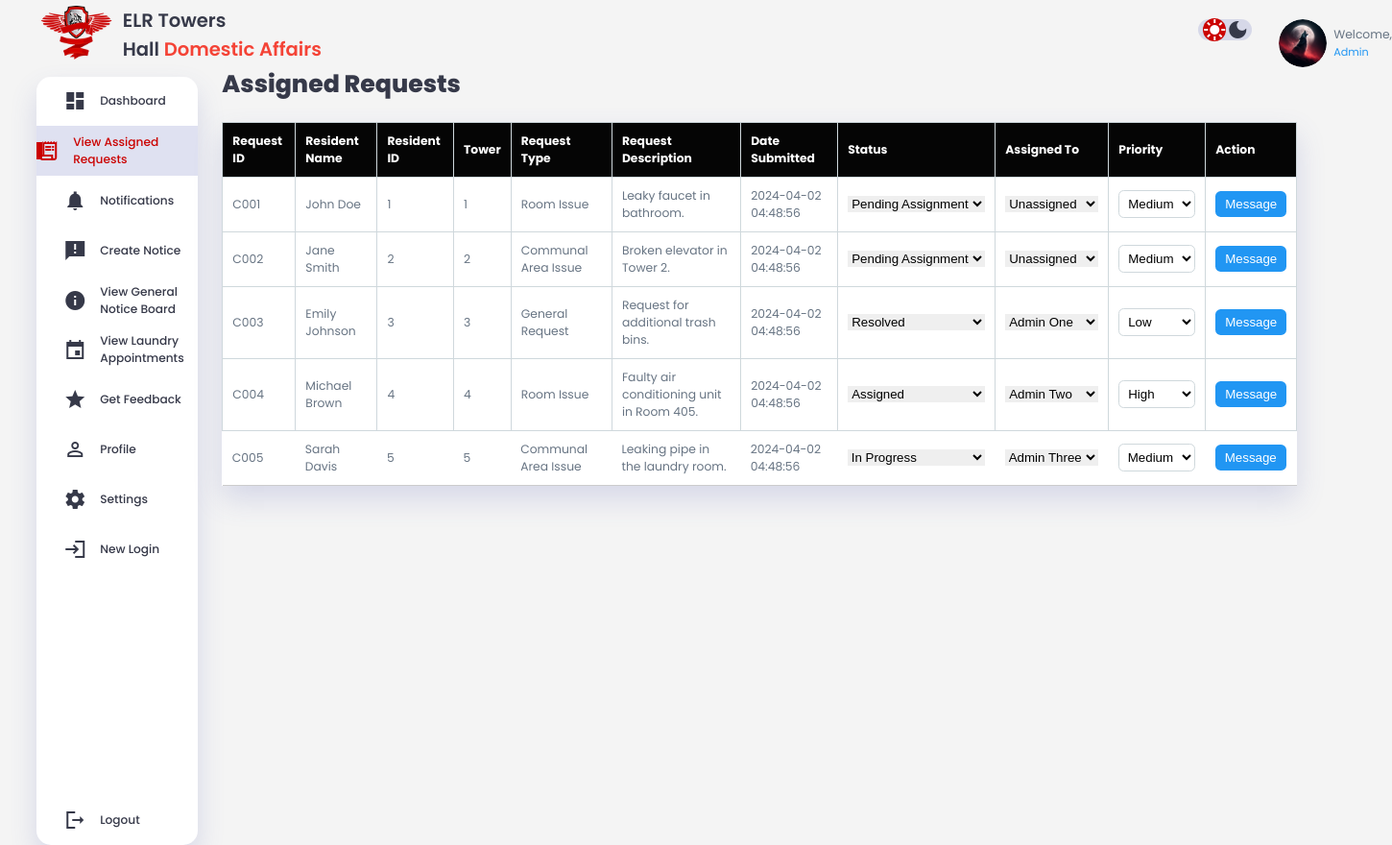
Screenshot of /requests.php with the database file from the repository.
### tables this page shows
CREATE TABLE complaints (
    id INT AUTO_INCREMENT,
    complaint_id VARCHAR(255) NOT NULL,
    complaint_type ENUM('Room Issue', 'Communal Area Issue', 'General Request') NOT NULL,
    complaint_body TEXT NOT NULL DEFAULT '',
    date_submitted DATETIME NOT NULL DEFAULT CURRENT_TIMESTAMP,
    status ENUM('Resolved', 'Pending Assignment', 'Assigned', 'In Progress') NOT NULL,
    priority ENUM('Low', 'Medium', 'High') NOT NULL DEFAULT 'Medium',
    assigned_to TEXT NOT NULL DEFAULT '',
    tower ENUM('1', '2', '3', '4', '5') NOT NULL,
    PRIMARY KEY (id)
);

### requests.php (the view, shortened to what this page needs)
<!DOCTYPE html>
<html lang="en">
<head>
    <link rel="stylesheet" href="adminstyles.css">
</head>
<body>
<div class="container">
    <?php include 'adm_sidebar.php';?>
    <main class="main-content">
        <h1>Assigned Requests</h1>
        <table class="requests-table">
            <thead>
            <tr>
                <th>Request ID</th>
                <th>Resident Name</th>
                <th>Resident ID</th>
                <th>Tower</th>
                <th>Request Type</th>
                <th>Request Description</th>
                <th>Date Submitted</th>
                <th>Status</th>
                <th>Assigned To</th>
                <th>Priority</th>
                <th>Action</th>
            </tr>
            </thead>
            <tbody>
            <?php
            include 'db_connect.php';
            try {
                $conn = new PDO("mysql:host=$host;dbname=$dbname;charset=utf8mb4", $username, $password);
                $conn->setAttribute(PDO::ATTR_ERRMODE, PDO::ERRMODE_EXCEPTION);
            } catch(PDOException $e) {
                echo "Connection failed: " . $e->getMessage();
            }
            $sql = "SELECT * FROM complaints";
            $complaints = $conn->query($sql);
            while ($row = $complaints->fetch(PDO::FETCH_ASSOC)) {
                echo "<tr>
                    <td>".$row["complaint_id"]."</td>
                    <td>". $row["first_name"].' '.$row["last_name"]."</td>
                    <td>".$row["resident_id"]."</td>
                    <td>".$row["tower"]."</td>
                    <td>".$row["complaint_type"]."</td>
                    <td>".$row["complaint_body"]."</td>
                    <td>".$row["date_submitted"]."</td>
                    <td>
                        <select class='status-select' name='status' onchange='saveChanges(this, \"".$row["id"]."\")'>
                            <option value='Pending Assignment' ".($row["status"] == 'Pending Assignment' ? 'selected' : '').">Pending Assignment</option>
                            <option value='Assigned' ".($row["status"] == 'Assigned' ? 'selected' : '').">Assigned</option>
                            <option value='In Progress' ".($row["status"] == 'In Progress' ? 'selected' : '').">In Progress</option>
                            <option value='Resolved' ".($row["status"] == 'Resolved' ? 'selected' : '').">Resolved</option>
                        </select>
                    </td>
                    <td>
                        <select class='assigned-select' name='assigned_to' onchange='saveAssigned(".$row["id"].", this.value)'>
                            <option value='Unassigned' ".($row["assigned_to"] == '' ? 'selected' : '').">Unassigned</option>";
                            $admins = $conn->query("SELECT first_name, last_name FROM admins");
                            foreach($admins as $admin) {
                                $admin_name=$admin[0]." ".$admin[1];
                                echo "<option value='".$admin[0]," ",$admin[1]."' ".($row["assigned_to"] == ($admin_name) ? 'selected' : '').">".$admin[0]," ",$admin[1]."</option>";
                            }
                    echo "</select>
                    </td>
                            <td>
                                <select class='priority-select' name='priority' onchange='savePriorityChange(".$row["id"].", this.value)'>
                                    <option value='Low' ".($row["priority"] == 'Low' ? 'selected' : '').">Low</option>
                                    <option value='Medium' ".($row["priority"] == 'Medium' ? 'selected' : '').">Medium</option>
                                    <option value='High' ".($row["priority"] == 'High' ? 'selected' : '').">High</option>
                                </select>
                            </td>
                            <td>
                                <button class='message-btn' onclick='openMessageModal(\"".$row["complaint_id"]."\")'>Message</button>
                            </td>
                        </tr>";
            }
            ?>
            </tbody>
        </table>
    </main>
<?php include 'adm_right_section.php';?>
</div>
</div>
</body>
</html>

### adminstyles.css (style rules this page uses)
:root { --primary-color: rgb(203, 2, 0); --secondary-color: #050505; --tertiary-color: grey; --dark-color: #363949; --light-color:rgba(80, 91, 176, 0.18); --dark-color-variant: #677483; --background-color: #f4f4f4; --white-color: #ffff; --danger-color: #f44336; --success-color: #417c43; --warning-color: #ff9800; --info-color: #2196f3; --border-color: #cfd8dc; --card-border-radius: 2rem; --border-radius-1: 0.4rem; --border-radius-2: 1.6rem; --card-padding: 1.5rem; --padding-1: 1.2rem; --box-shadow: 0 1rem 2rem var(--light-color); }
* { margin: 0; padding: 0; outline:0; appearance: 0; border: 0; box-sizing: border-box; text-decoration:none; }
html { font-size: 14px; scroll-behavior: smooth; }
body { width:120vw; height:100vh; font-family: 'Poppins', sans-serif; font-size: 0.88rem; user-select: none; overflow-x: hidden; color: var(--dark-color); background-color: var(--background-color); }
h1 { font-size: 1.8rem; font-weight: 800; }
.container { display:grid; width:96%; margin: 0 auto; gap:1.8rem; grid-template-columns: 12rem 80rem auto }
main { top: 3.5rem; position: relative; margin-top: 1.4rem; }
main table tbody td { height: 2.8rem; border-bottom: 1px solid var(--light-color); color: var(--dark-color-variant); }
main table tbody tr:last-child td { border: none; }
.requests-table { width: 100%; border-collapse: collapse; margin-top: 20px; background-color: var(--white-color); color: var(--dark-color); box-shadow: var(--box-shadow); }
.requests-table th, .requests-table td { padding: 10px; border: 1px solid var(--border-color); text-align: left; }
.requests-table th { background-color: var(--secondary-color); color: var(--white-color); }
.priority-select { padding: 5px; border-radius: var(--border-radius-1); border: 1px solid var(--border-color); background-color: var(--white-color); }
.message-btn { background-color: var(--info-color); color: var(--white-color); padding: 6px 10px; border: none; border-radius: var(--border-radius-1); cursor: pointer; }

### requests.php (style rules this page uses)
.requests-table tbody tr:last-child td { border-bottom: 1px solid #ccc; }

### rows the page displays
complaints: complaint "C001", first_name "John", last_name "Doe", resident "1", tower "1", complaint_type "Room Issue", complaint_body "Leaky faucet in bathroom.", date_submitted "2024-04-02 04:48:56", status "Pending Assignment", assigned_to "Unassigned", priority "Medium"
complaints: complaint "C002", first_name "Jane", last_name "Smith", resident "2", tower "2", complaint_type "Communal Area Issue", complaint_body "Broken elevator in Tower 2.", date_submitted "2024-04-02 04:48:56", status "Pending Assignment", assigned_to "Unassigned", priority "Medium"
complaints: complaint "C003", first_name "Emily", last_name "Johnson", resident "3", tower "3", complaint_type "General Request", complaint_body "Request for additional trash bins.", date_submitted "2024-04-02 04:48:56", status "Resolved", assigned_to "Admin One", priority "Low"
complaints: complaint "C004", first_name "Michael", last_name "Brown", resident "4", tower "4", complaint_type "Room Issue", complaint_body "Faulty air conditioning unit in Room 405.", date_submitted "2024-04-02 04:48:56", status "Assigned", assigned_to "Admin Two", priority "High"
complaints: complaint "C005", first_name "Sarah", last_name "Davis", resident "5", tower "5", complaint_type "Communal Area Issue", complaint_body "Leaking pipe in the laundry room.", date_submitted "2024-04-02 04:48:56", status "In Progress", assigned_to "Admin Three", priority "Medium"
